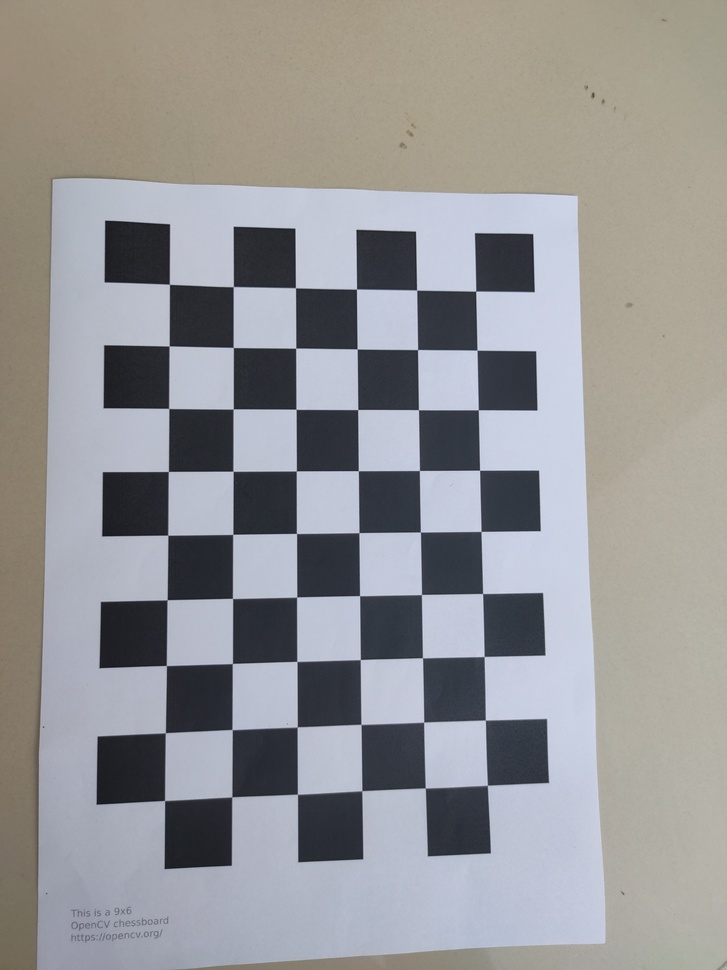
#> input picture images/IMG20200216163854.jpg, 727 x 970 px, shrunk from 3456 x 4608 before the run; its folder holds 4 pictures in this run
$ python camera_calib.py
#> lines starting #> are read from the running program, lines starting #| are printed output that depends on the picture
#******** imports ********#

import numpy as np
import cv2 as cv
from os import path
from glob import glob
import csv
import pickle

#******** global variables ********#

root_dir = path.abspath(
    path.join(path.dirname(path.abspath(__file__)), path.pardir))
imgdir = path.abspath(path.join(root_dir, "images"))
outdir = path.abspath(path.join(root_dir, "output"))
images = glob(path.join(imgdir, "*.jpg"))

#******** chess board variables ********#

chess_rows = 9
chess_cols = 6
chess_sq_width = 25  # mm


# openCv setup

# terminaltion criteria

term_criteria = (cv.TERM_CRITERIA_EPS+cv.TERM_CRITERIA_MAX_ITER, 30, 0.001)

objp = np.zeros((chess_rows*chess_cols, 3), np.float32)
objp[:, :2] = np.mgrid[0:chess_rows, 0:chess_cols].T.reshape(-1, 2)
objpoints = []  # 3d point in real world space
imgpoints = []  # 2d points in image plane.


#******** loading files one by one ********#

remaining_images = len(images)  # count of images
img_count = 1
img_shape = None
for frame in images:

    print("remaining images", remaining_images)
    print("reading", frame)
    img = cv.imread(frame, 0)
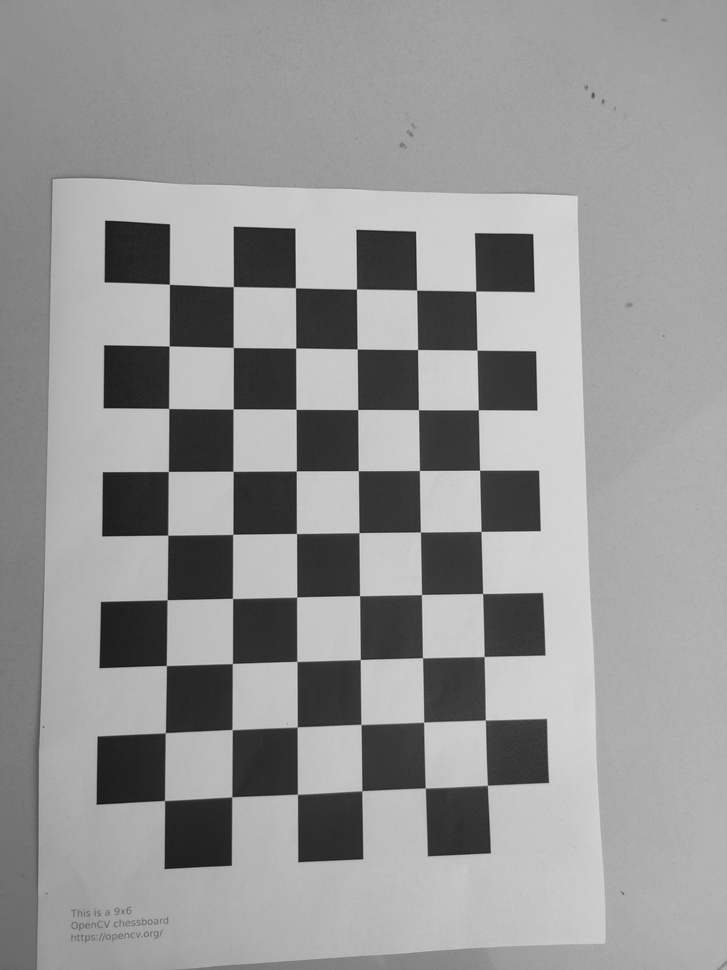
#> img: shape (970, 727); min 17, max 220, mean 149.3
    img_shape = img.shape[::-1]
#> img_shape = (727, 970)
    # Find the chess board corners
    print("checking for corners")

    ret, corners = cv.findChessboardCorners(
        img, (chess_rows, chess_cols), None)
#> ret = True; corners = 54 rows, first 8: [475.6, 291], [477, 350.2], [478.3, 409.8], [479.6, 470.2], [481, 531.5], [482.6, 593.5], [484.1, 656.5], [485.4, 720]

    print("done checking for corners")

    # If found, add object points, image points to the list
    if ret == True:
        objpoints.append(objp)
        print("object points added to the list")

        print("checking for sub-pixels")
        corners2 = cv.cornerSubPix(
            img, corners, (11, 11), (-1, -1), term_criteria)
#> corners2 = 54 rows, first 8: [475.7, 291.1], [477, 350.2], [478.3, 409.8], [479.6, 470.2], [481, 531.4], [482.6, 593.5], [484.1, 656.5], [485.4, 720.1]
        print("done with sub-pixels")

        imgpoints.append(corners2)
        print("image points added to the list")

# [10 lines of commented-out code are left out]

    else:
        print("unable to find the corners")
    remaining_images = remaining_images-1
#> pass 2 of the loop `for frame in images:`:
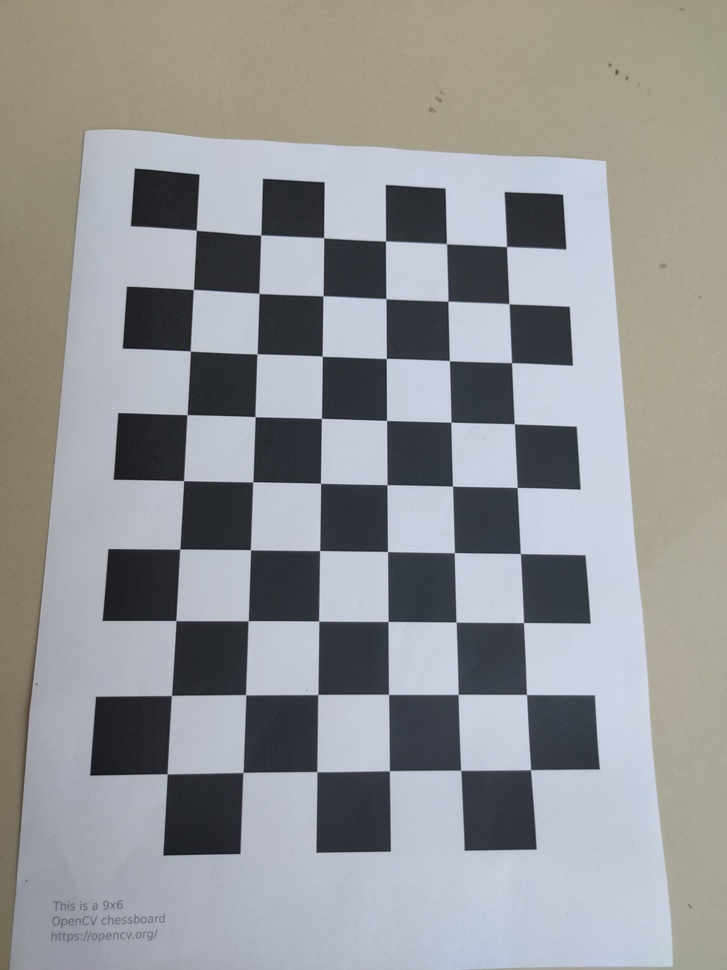
#> input picture images/IMG20200216163858.jpg, 727 x 970 px, shrunk from 3456 x 4608 before the run
#> `img = cv.imread(frame, 0)`:
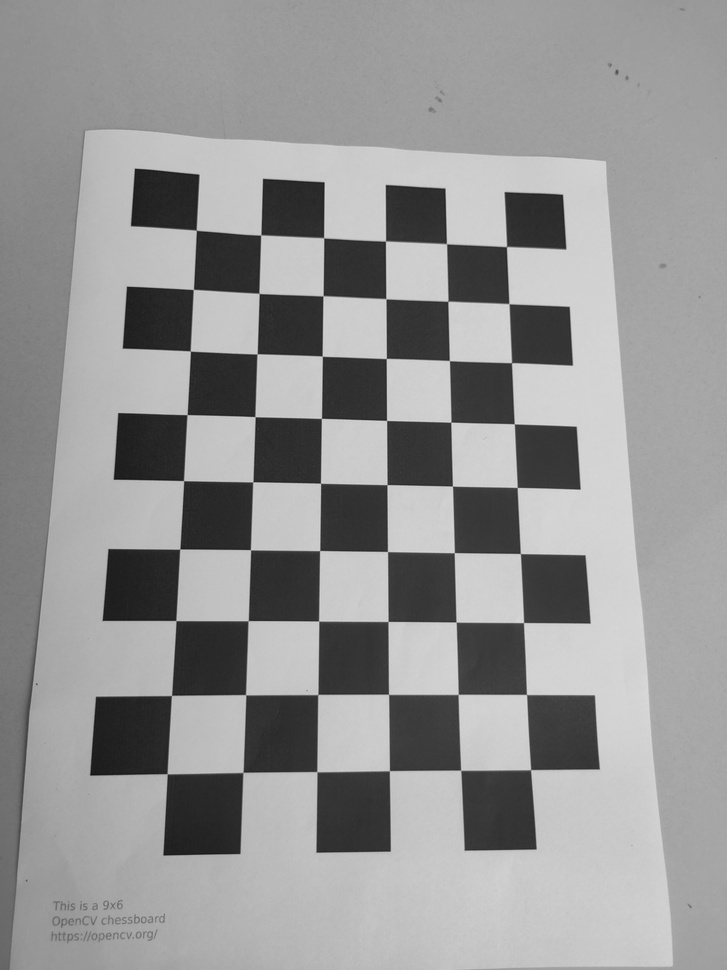
#> img: shape (970, 727); min 17, max 219, mean 148.9
#> corners = 54 rows, first 8: [506.5, 246.6], [508.7, 303.7], [511.6, 362.8], [514.3, 423.8], [517.1, 487.4], [520.4, 553.5], [523.5, 622.5], [526.5, 694.5]
#> corners2 = 54 rows, first 8: [506.5, 246.5], [508.9, 303.7], [511.5, 362.6], [514.3, 423.8], [517.2, 487.4], [520.4, 553.6], [523.5, 622.6], [526.5, 694.5]
#> pass 3 of the loop `for frame in images:`:
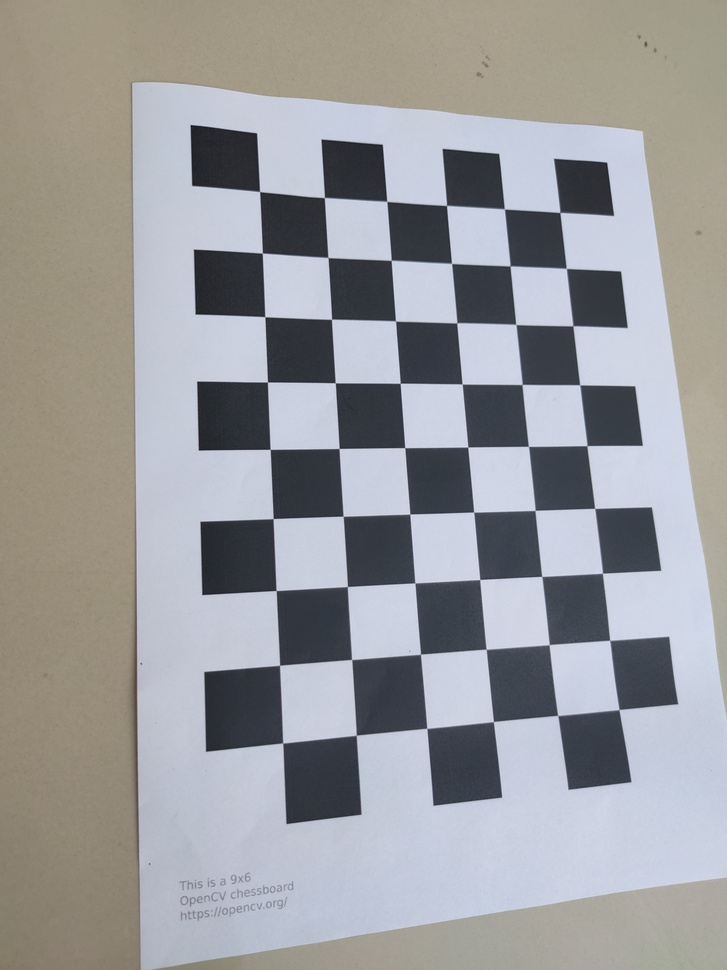
#> input picture images/IMG20200216163901.jpg, 727 x 970 px, shrunk from 3456 x 4608 before the run
#> `img = cv.imread(frame, 0)`:
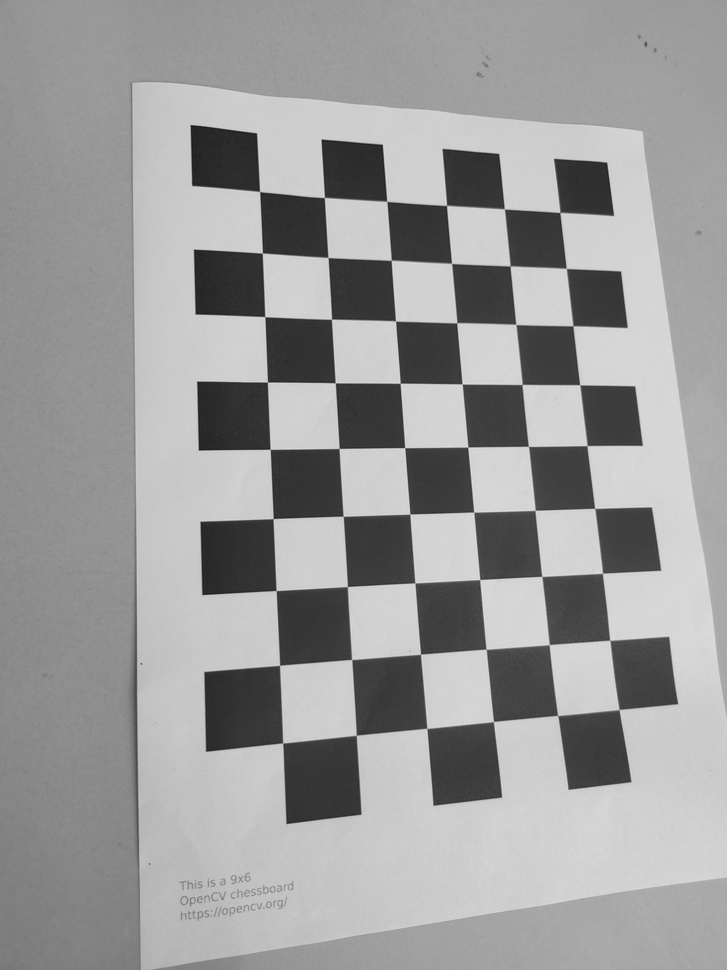
#> img: shape (970, 727); min 23, max 227, mean 154.9
#> corners = 54 rows, first 8: [559.8, 212.5], [566.3, 268.5], [572.8, 325.9], [579.6, 384.8], [587, 445.7], [594.6, 508.3], [602.5, 573.3], [609.6, 640.2]
#> corners2 = 54 rows, first 8: [559.9, 212.4], [566.3, 268.4], [572.9, 325.8], [579.8, 384.8], [587, 445.6], [594.7, 508.4], [602.5, 573.3], [609.8, 640.3]
#> the loop made 4 passes; the first 3 are shown

#******** calibrating the Camera ********#

ret, mtx, dist, rvecs, tvecs = cv.calibrateCamera(
    objpoints, imgpoints, img_shape, None, None)

# calculating for error

mean_error = 0
for i in range(len(objpoints)):
    imgpoints2, _ = cv.projectPoints(
        objpoints[i], rvecs[i], tvecs[i], mtx, dist)
    error = cv.norm(imgpoints[i], imgpoints2, cv.NORM_L2)/len(imgpoints2)
    mean_error += error

final_error = mean_error/len(objpoints)
print("total error: {}".format(final_error))

# writing to an output file using pickle
output_data_file = path.abspath(path.join(root_dir, "calib"))
if final_error <= 1:  # if the mean error is less than 1 calibration is good enough
    with open(output_data_file, "wb") as file:
        pickle.dump([ret, mtx, dist, rvecs, tvecs], file)
    if path.isfile(output_data_file):
        print("vairables has been saved to external file at", output_data_file)
